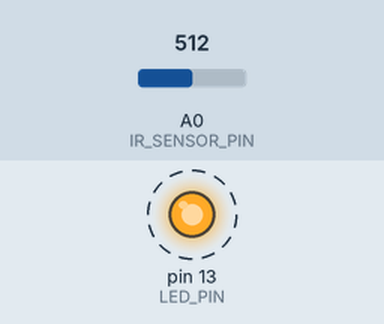
This sketch was run on a simulated Arduino Uno, built with avr-gcc and run on an emulated ATmega328P. On the bench: output pins drawn as LEDs (lit = HIGH). Dashed ring = blinking. Inputs (shaded band) come from the test bench; at power-on: A0 (IR_SENSOR_PIN) = 512. What the sketch prints to the serial monitor is not drawn.

Above: at 0.5 s.
Timing chart, 0 to 4.6 s (numbered marks = the images above):
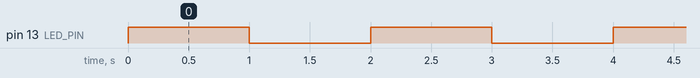

The sketch:

main.ino
```cpp
#define IR_SENSOR_PIN A0
#define LED_PIN 13

bool led_state = false;
int sensorValue = 0;  // variable to store the value coming from the sensor

void setup() {

    // start serial connection
    Serial.begin(57600); // must match ano.ini

    pinMode(LED_PIN, OUTPUT);
    digitalWrite(LED_PIN, led_state);

    // set pullup on analog pin 0
    // Because the signal pin is wired to ground, we need to enable the pullup resistor to form a voltage divider.
    pinMode(IR_SENSOR_PIN, INPUT);
    digitalWrite(IR_SENSOR_PIN, HIGH);

}

void loop() {

    // read the value from the sensor:
    sensorValue = analogRead(IR_SENSOR_PIN);
    Serial.println(sensorValue);

    led_state = !led_state;
    digitalWrite(LED_PIN, led_state);

    delay(1000);
}
```

Measured:
- by itself, pin 13 (LED_PIN): alternates HIGH for 1.0 s and LOW for 1.0 s
